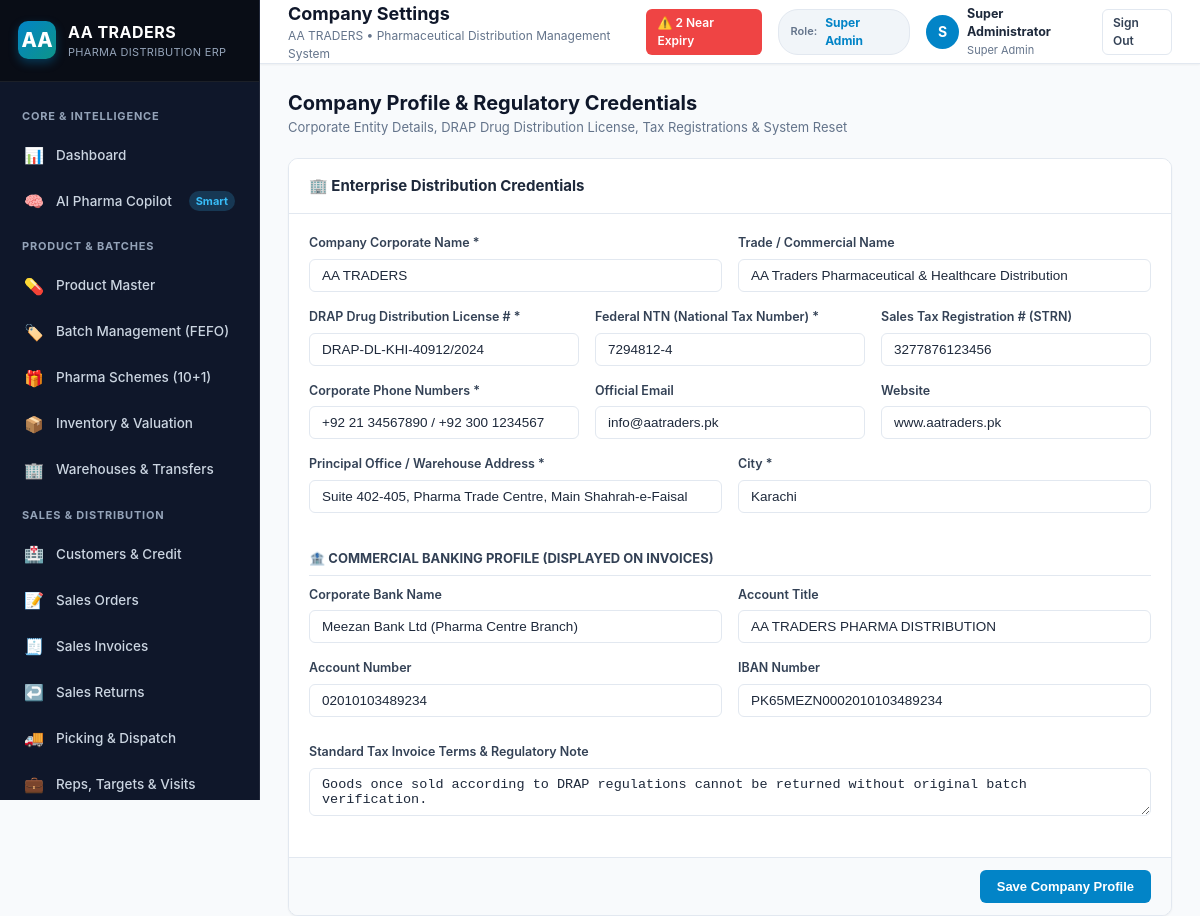
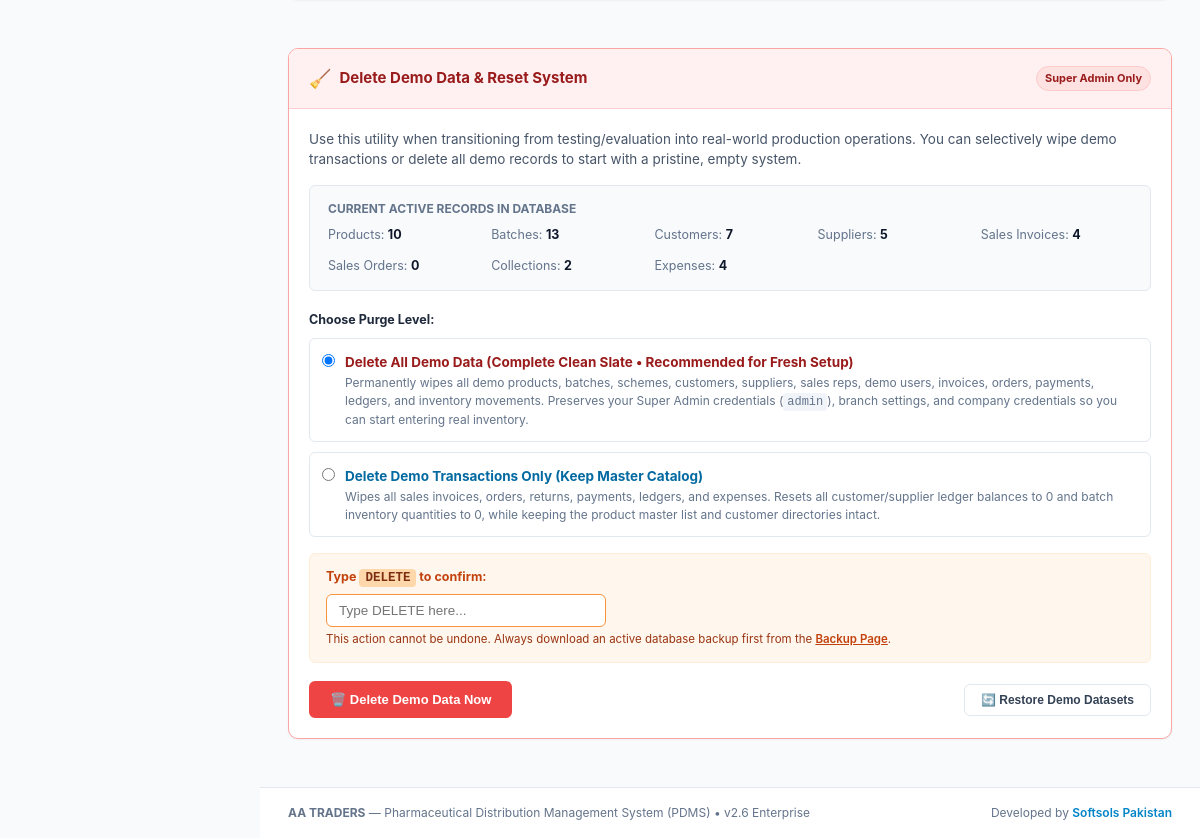
The page /settings.php (signed in) on the database its author committed (2 pictures, top to bottom).
### tables this page shows
CREATE TABLE company_settings (
    id INTEGER PRIMARY KEY AUTOINCREMENT,
    name TEXT NOT NULL,
    trade_name TEXT,
    ntn TEXT,
    strn TEXT,
    drug_license_no TEXT,
    address TEXT,
    city TEXT,
    country TEXT DEFAULT 'Pakistan',
    phone TEXT,
    email TEXT,
    website TEXT,
    bank_name TEXT,
    bank_account_title TEXT,
    bank_account_no TEXT,
    iban TEXT,
    invoice_footer_note TEXT,
    currency_symbol TEXT DEFAULT 'Rs.',
    currency_code TEXT DEFAULT 'PKR',
    updated_at DATETIME DEFAULT CURRENT_TIMESTAMP
);

### settings.php (the view, shortened to what the rows shown need)
<?php
$pageTitle = 'Company Settings';
require_once __DIR__ . '/includes/header.php';
$company = $db->query("SELECT * FROM company_settings LIMIT 1")->fetch();
?>
<div style="display: flex; justify-content: space-between; align-items: center; margin-bottom: 20px;">
    <div>
        <h2 style="font-size: 20px; font-weight: 700; color: var(--slate-900);">Company Profile &amp; Regulatory Credentials</h2>
    </div>
</div>
<div style="display: grid; grid-template-columns: 1fr; gap: 24px; max-width: 960px;">
    <div class="card">
        <form method="POST" action="settings.php">
            <div class="card-body">
                <div class="form-row">
                    <div class="form-group">
                        <label class="form-label">Company Corporate Name *</label>
                        <input type="text" name="name" class="form-control" value="<?= htmlspecialchars($company['name'] ?? 'AA TRADERS') ?>" required>
                    </div>
                    <div class="form-group">
                        <label class="form-label">Trade / Commercial Name</label>
                        <input type="text" name="trade_name" class="form-control" value="<?= htmlspecialchars($company['trade_name'] ?? '') ?>" required>
                    </div>
                </div>
                <div class="form-row">
                    <div class="form-group">
                        <label class="form-label">DRAP Drug Distribution License # *</label>
                        <input type="text" name="drug_license_no" class="form-control" value="<?= htmlspecialchars($company['drug_license_no'] ?? '') ?>" required>
                    </div>
                    <div class="form-group">
                        <label class="form-label">Federal NTN (National Tax Number) *</label>
                        <input type="text" name="ntn" class="form-control" value="<?= htmlspecialchars($company['ntn'] ?? '') ?>" required>
                    </div>
                    <div class="form-group">
                        <label class="form-label">Sales Tax Registration # (STRN)</label>
                        <input type="text" name="strn" class="form-control" value="<?= htmlspecialchars($company['strn'] ?? '') ?>">
                    </div>
                </div>
                <div class="form-row">
                    <div class="form-group">
                        <label class="form-label">Corporate Phone Numbers *</label>
                        <input type="text" name="phone" class="form-control" value="<?= htmlspecialchars($company['phone'] ?? '') ?>" required>
                    </div>
                    <div class="form-group">
                        <label class="form-label">Official Email</label>
                        <input type="email" name="email" class="form-control" value="<?= htmlspecialchars($company['email'] ?? '') ?>">
                    </div>
                    <div class="form-group">
                        <label class="form-label">Website</label>
                        <input type="text" name="website" class="form-control" value="<?= htmlspecialchars($company['website'] ?? '') ?>">
                    </div>
                </div>
                <div class="form-row">
                    <div class="form-group">
                        <label class="form-label">Principal Office / Warehouse Address *</label>
                        <input type="text" name="address" class="form-control" value="<?= htmlspecialchars($company['address'] ?? '') ?>" required>
                    </div>
                    <div class="form-group">
                        <label class="form-label">City *</label>
                        <input type="text" name="city" class="form-control" value="<?= htmlspecialchars($company['city'] ?? 'Karachi') ?>" required>
                    </div>
                </div>
                <div class="form-row">
                    <div class="form-group">
                        <label class="form-label">Corporate Bank Name</label>
                        <input type="text" name="bank_name" class="form-control" value="<?= htmlspecialchars($company['bank_name'] ?? '') ?>">
                    </div>
                    <div class="form-group">
                        <label class="form-label">Account Title</label>
                        <input type="text" name="bank_account_title" class="form-control" value="<?= htmlspecialchars($company['bank_account_title'] ?? '') ?>">
                    </div>
                </div>
                <div class="form-row">
                    <div class="form-group">
                        <label class="form-label">Account Number</label>
                        <input type="text" name="bank_account_no" class="form-control" value="<?= htmlspecialchars($company['bank_account_no'] ?? '') ?>">
                    </div>
                    <div class="form-group">
                        <label class="form-label">IBAN Number</label>
                        <input type="text" name="iban" class="form-control" value="<?= htmlspecialchars($company['iban'] ?? '') ?>">
                    </div>
                </div>
                <div class="form-group" style="margin-top: 10px;">
                    <label class="form-label">Standard Tax Invoice Terms &amp; Regulatory Note</label>
                    <textarea name="invoice_footer_note" class="form-control" rows="2"><?= htmlspecialchars($company['invoice_footer_note'] ?? '') ?></textarea>
                </div>
            </div>
        </form>
    </div>
    </div>
</div>
<?php require_once __DIR__ . '/includes/footer.php'; ?>

### includes/header.php (shortened to what the rows shown need)
<?php
$db = Database::getConnection();
$company = $db->query("SELECT * FROM company_settings LIMIT 1")->fetch();
$companyName = $company['name'] ?? 'AA TRADERS';
?>
<!DOCTYPE html>
<html lang="en">
<head>
    <link rel="stylesheet" href="assets/css/app.css">
</head>
<body>
<div class="app-container">
    <?php require_once __DIR__ . '/sidebar.php'; ?>
    <div class="main-content">
        <header class="topbar no-print">
            <div class="topbar-left">
                <div>
                    <h2 class="topbar-title"><?= htmlspecialchars($pageTitle ?? 'Overview') ?></h2>
                    <p class="topbar-subtitle"><?= htmlspecialchars($companyName) ?> &bull; Pharmaceutical Distribution Management System</p>
                </div>
            </div>
        </header>
        <main class="page-body">

### rows shown on the page
company_settings: name "AA TRADERS", trade_name "AA Traders Pharmaceutical & Healthcare Distribution", drug_license_no "DRAP-DL-KHI-40912/2024", ntn "7294812-4", strn "3277876123456", phone "+92 21 34567890 / +92 300 1234567", email "info@aatraders.pk", website "www.aatraders.pk", address "Suite 402-405, Pharma Trade Centre, Main Shahrah-e-Faisal", city "Karachi", bank_name "Meezan Bank Ltd (Pharma Centre Branch)", bank_account_title "AA TRADERS PHARMA DISTRIBUTION", bank_account_no "02010103489234", iban "PK65MEZN0002010103489234", invoice_footer_note "Goods once sold according to DRAP regulations cannot be returned without original batch verification."

### other values the page prints
$pageTitle "Company Settings"
$nearExpiryCount "2"
str_replace('_', ' ', $currentUser['role'] ?? 'User') "Super Admin"
substr($currentUser['name'] ?? 'U', 0, 1) "S"
$currentUser['name'] "Super Administrator"
str_replace('_', ' ', $currentUser['role'] ?? '') "Super Admin"
$prodCount "10"
$batchCount "13"
$custCount "7"
$suppCount "5"
$invCount "4"
$orderCount "0"
$payCount "2"
$expCount "4"
